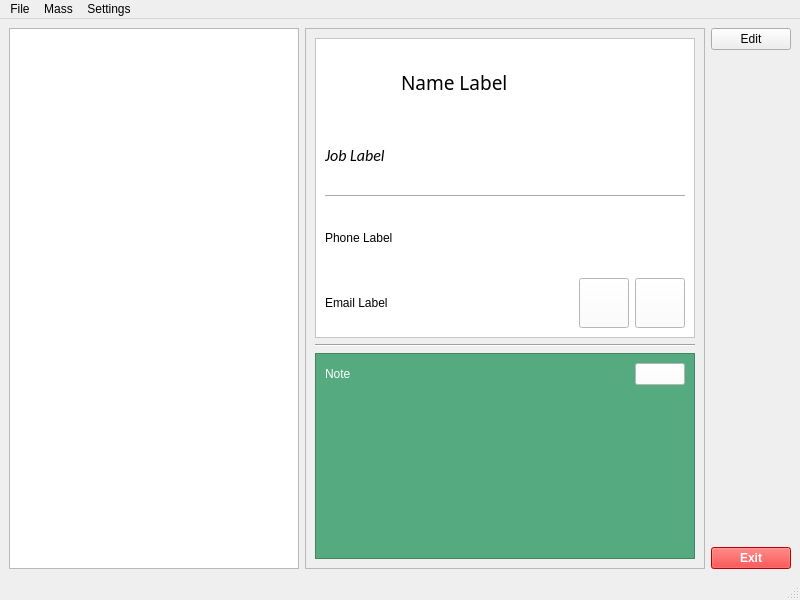
<?xml version="1.0" encoding="UTF-8"?>
<ui version="4.0">
 <class>Contacts</class>
 <widget class="QMainWindow" name="Contacts">
  <property name="geometry">
   <rect>
    <x>0</x>
    <y>0</y>
    <width>800</width>
    <height>600</height>
   </rect>
  </property>
  <property name="maximumSize">
   <size>
    <width>800</width>
    <height>600</height>
   </size>
  </property>
  <property name="windowTitle">
   <string>Contacts</string>
  </property>
  <property name="windowIcon">
   <iconset resource="resources.qrc">
    <normaloff>:/img/icon.png</normaloff>:/img/icon.png</iconset>
  </property>
  <property name="windowOpacity">
   <double>1.000000000000000</double>
  </property>
  <widget class="QWidget" name="centralwidget">
   <layout class="QGridLayout" name="gridLayout">
    <item row="0" column="3">
     <layout class="QVBoxLayout" name="verticalLayout">
      <item>
       <widget class="QPushButton" name="edit_contact">
        <property name="text">
         <string>Edit</string>
        </property>
       </widget>
      </item>
      <item>
       <spacer name="verticalSpacer">
        <property name="orientation">
         <enum>Qt::Vertical</enum>
        </property>
        <property name="sizeHint" stdset="0">
         <size>
          <width>30</width>
          <height>40</height>
         </size>
        </property>
       </spacer>
      </item>
      <item>
       <widget class="QPushButton" name="exit_app">
        <property name="font">
         <font>
          <weight>75</weight>
          <bold>true</bold>
         </font>
        </property>
        <property name="styleSheet">
         <string notr="true">background-color: rgb(255, 0, 0);
color: rgb(255, 255, 255);</string>
        </property>
        <property name="text">
         <string>Exit</string>
        </property>
       </widget>
      </item>
     </layout>
    </item>
    <item row="0" column="1">
     <widget class="QListWidget" name="listWidget">
      <property name="styleSheet">
       <string notr="true">font: 75 12pt &quot;Segoe Print&quot;;</string>
      </property>
      <property name="sortingEnabled">
       <bool>true</bool>
      </property>
     </widget>
    </item>
    <item row="0" column="2">
     <widget class="QFrame" name="frame">
      <property name="minimumSize">
       <size>
        <width>400</width>
        <height>0</height>
       </size>
      </property>
      <property name="maximumSize">
       <size>
        <width>250</width>
        <height>16777215</height>
       </size>
      </property>
      <property name="styleSheet">
       <string notr="true"/>
      </property>
      <property name="frameShape">
       <enum>QFrame::StyledPanel</enum>
      </property>
      <property name="frameShadow">
       <enum>QFrame::Raised</enum>
      </property>
      <layout class="QVBoxLayout" name="verticalLayout_2">
       <item>
        <widget class="QFrame" name="frame_2">
         <property name="minimumSize">
          <size>
           <width>0</width>
           <height>300</height>
          </size>
         </property>
         <property name="styleSheet">
          <string notr="true">background-color: rgb(255, 255, 255);</string>
         </property>
         <property name="frameShape">
          <enum>QFrame::StyledPanel</enum>
         </property>
         <property name="frameShadow">
          <enum>QFrame::Raised</enum>
         </property>
         <layout class="QVBoxLayout" name="verticalLayout_3">
          <item>
           <layout class="QHBoxLayout" name="horizontalLayout">
            <item>
             <widget class="QLabel" name="label">
              <property name="minimumSize">
               <size>
                <width>70</width>
                <height>50</height>
               </size>
              </property>
              <property name="maximumSize">
               <size>
                <width>50</width>
                <height>50</height>
               </size>
              </property>
              <property name="text">
               <string/>
              </property>
              <property name="pixmap">
               <pixmap resource="resources.qrc">:/img/people_106508.png</pixmap>
              </property>
              <property name="scaledContents">
               <bool>true</bool>
              </property>
             </widget>
            </item>
            <item>
             <widget class="QLabel" name="name_show">
              <property name="font">
               <font>
                <family>Segoe Print</family>
                <pointsize>14</pointsize>
                <weight>9</weight>
                <italic>false</italic>
                <bold>false</bold>
               </font>
              </property>
              <property name="styleSheet">
               <string notr="true">font: 75 14pt &quot;Segoe Print&quot;;</string>
              </property>
              <property name="text">
               <string>Name Label</string>
              </property>
             </widget>
            </item>
           </layout>
          </item>
          <item>
           <widget class="QLabel" name="job_show">
            <property name="font">
             <font>
              <family>Calibri</family>
              <pointsize>12</pointsize>
              <weight>50</weight>
              <italic>true</italic>
              <bold>false</bold>
             </font>
            </property>
            <property name="styleSheet">
             <string notr="true">
font: italic 12pt &quot;Calibri&quot;;</string>
            </property>
            <property name="text">
             <string>Job Label</string>
            </property>
            <property name="wordWrap">
             <bool>true</bool>
            </property>
           </widget>
          </item>
          <item>
           <widget class="Line" name="line_2">
            <property name="orientation">
             <enum>Qt::Horizontal</enum>
            </property>
           </widget>
          </item>
          <item>
           <layout class="QHBoxLayout" name="horizontalLayout_2">
            <item>
             <widget class="QLabel" name="phone_show">
              <property name="styleSheet">
               <string notr="true">font: italic 12pt &quot;Calibri&quot;;</string>
              </property>
              <property name="text">
               <string>Phone Label</string>
              </property>
             </widget>
            </item>
           </layout>
          </item>
          <item>
           <layout class="QHBoxLayout" name="horizontalLayout_3">
            <item>
             <widget class="QLabel" name="email_show">
              <property name="styleSheet">
               <string notr="true">font: italic 12pt &quot;Calibri&quot;;</string>
              </property>
              <property name="text">
               <string>Email Label</string>
              </property>
              <property name="wordWrap">
               <bool>true</bool>
              </property>
             </widget>
            </item>
            <item>
             <widget class="QPushButton" name="call_button">
              <property name="maximumSize">
               <size>
                <width>50</width>
                <height>50</height>
               </size>
              </property>
              <property name="text">
               <string/>
              </property>
              <property name="icon">
               <iconset>
                <normaloff>../../icon-256x256.png</normaloff>../../icon-256x256.png</iconset>
              </property>
              <property name="iconSize">
               <size>
                <width>50</width>
                <height>50</height>
               </size>
              </property>
             </widget>
            </item>
            <item>
             <widget class="QPushButton" name="pushButton">
              <property name="maximumSize">
               <size>
                <width>50</width>
                <height>50</height>
               </size>
              </property>
              <property name="text">
               <string/>
              </property>
              <property name="icon">
               <iconset>
                <normaloff>../../images.jpg</normaloff>../../images.jpg</iconset>
              </property>
              <property name="iconSize">
               <size>
                <width>100</width>
                <height>50</height>
               </size>
              </property>
             </widget>
            </item>
           </layout>
          </item>
         </layout>
        </widget>
       </item>
       <item>
        <widget class="Line" name="line">
         <property name="orientation">
          <enum>Qt::Horizontal</enum>
         </property>
        </widget>
       </item>
       <item>
        <widget class="QFrame" name="frame_3">
         <property name="minimumSize">
          <size>
           <width>0</width>
           <height>35</height>
          </size>
         </property>
         <property name="maximumSize">
          <size>
           <width>16777215</width>
           <height>16777215</height>
          </size>
         </property>
         <property name="styleSheet">
          <string notr="true">background-color: rgb(85, 170, 127);</string>
         </property>
         <property name="frameShape">
          <enum>QFrame::StyledPanel</enum>
         </property>
         <property name="frameShadow">
          <enum>QFrame::Raised</enum>
         </property>
         <layout class="QVBoxLayout" name="verticalLayout_4">
          <item>
           <layout class="QHBoxLayout" name="horizontalLayout_4">
            <item>
             <widget class="QLabel" name="label_2">
              <property name="styleSheet">
               <string notr="true">font: 75 14pt &quot;Calibri&quot;;
color: rgb(255, 255, 255);</string>
              </property>
              <property name="text">
               <string>Note</string>
              </property>
             </widget>
            </item>
            <item>
             <widget class="QPushButton" name="save_remember">
              <property name="minimumSize">
               <size>
                <width>20</width>
                <height>0</height>
               </size>
              </property>
              <property name="maximumSize">
               <size>
                <width>50</width>
                <height>16777215</height>
               </size>
              </property>
              <property name="styleSheet">
               <string notr="true">background-color: rgb(255, 255, 255);</string>
              </property>
              <property name="text">
               <string/>
              </property>
              <property name="icon">
               <iconset resource="resources.qrc">
                <normaloff>:/img/Edit-validated-icon.png</normaloff>:/img/Edit-validated-icon.png</iconset>
              </property>
              <property name="iconSize">
               <size>
                <width>20</width>
                <height>20</height>
               </size>
              </property>
             </widget>
            </item>
           </layout>
          </item>
          <item>
           <widget class="QPlainTextEdit" name="remember_show">
            <property name="styleSheet">
             <string notr="true">font: 75 10pt &quot;Cambria&quot;;
background-color: rgb(85, 170, 127);
color: rgb(255, 255, 255);</string>
            </property>
            <property name="frameShape">
             <enum>QFrame::NoFrame</enum>
            </property>
            <property name="frameShadow">
             <enum>QFrame::Plain</enum>
            </property>
            <property name="lineWidth">
             <number>1</number>
            </property>
            <property name="textInteractionFlags">
             <set>Qt::TextEditorInteraction</set>
            </property>
           </widget>
          </item>
         </layout>
        </widget>
       </item>
      </layout>
     </widget>
    </item>
   </layout>
  </widget>
  <widget class="QMenuBar" name="menubar">
   <property name="geometry">
    <rect>
     <x>0</x>
     <y>0</y>
     <width>800</width>
     <height>21</height>
    </rect>
   </property>
   <widget class="QMenu" name="menuFile">
    <property name="title">
     <string>File</string>
    </property>
    <addaction name="actionNew_Contact"/>
    <addaction name="separator"/>
    <addaction name="actionClose"/>
   </widget>
   <widget class="QMenu" name="menuEmail_All_Contacts">
    <property name="title">
     <string>Mass</string>
    </property>
    <addaction name="separator"/>
    <addaction name="actionEmail_All_Contacts"/>
   </widget>
   <widget class="QMenu" name="menuSettings">
    <property name="title">
     <string>Settings</string>
    </property>
    <addaction name="actionSMTP_Settings"/>
   </widget>
   <addaction name="menuFile"/>
   <addaction name="menuEmail_All_Contacts"/>
   <addaction name="menuSettings"/>
  </widget>
  <widget class="QStatusBar" name="statusbar"/>
  <action name="actionNew_Contact">
   <property name="text">
    <string>New Contact</string>
   </property>
  </action>
  <action name="actionClose">
   <property name="text">
    <string>Close</string>
   </property>
  </action>
  <action name="actionEmail_All_Contacts">
   <property name="text">
    <string>Email All Contacts</string>
   </property>
  </action>
  <action name="actionSMTP_Settings">
   <property name="text">
    <string>SMTP Settings</string>
   </property>
  </action>
 </widget>
 <resources>
  <include location="resources.qrc"/>
 </resources>
 <connections/>
</ui>
